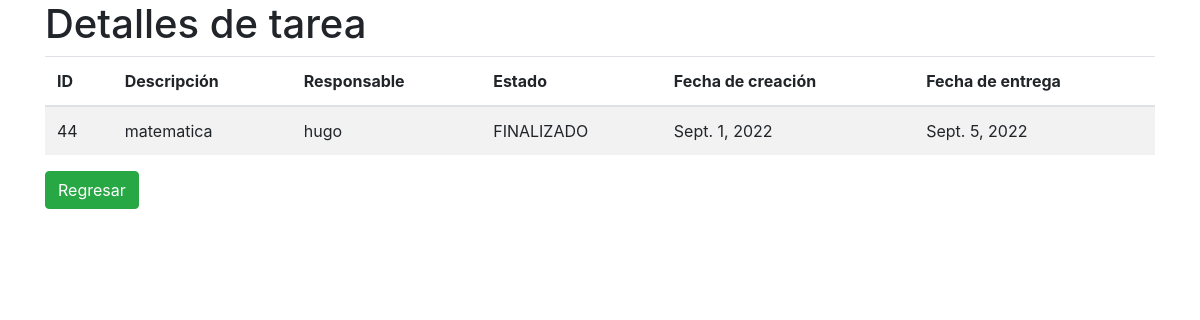
Before: /gestion_tareas/detalleTarea/44 with the older database file.
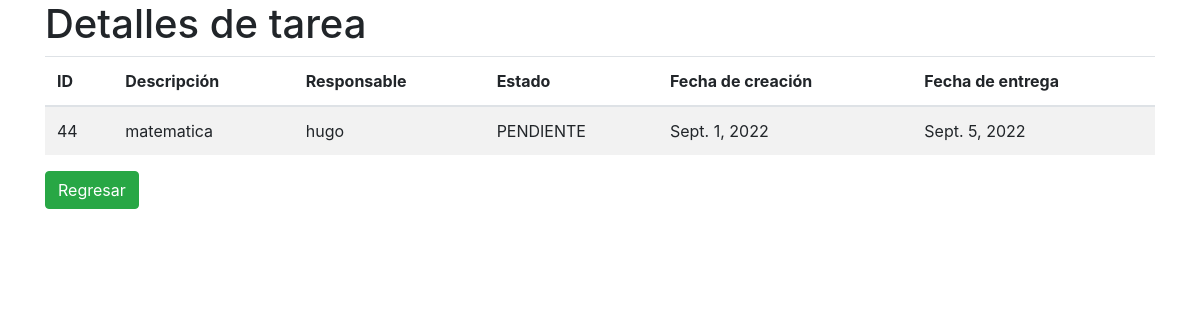
After: the same page with the newer database file.
### gestion_tareas/models.py (models this page shows)
class tarea(models.Model):
    descripcion = models.CharField(max_length=128,default='')
    fecha_creacion = models.DateField(null=True)
    fecha_entrega = models.DateField(null=True)
    responsable = models.CharField(max_length=128,default='')#nombre de usuario responsable
    estado = models.CharField(max_length=40,default='')

### gestion_tareas/views.py (the view)
# urls.py: path('detalleTarea/<str:id>',views.detalleTarea,name='detalleTarea'),
def detalleTarea(request,id):
    tarea_detalle = tarea.objects.filter(id=id)
    return render(request,'gestion_tareas/detalleTarea.html',{
        'tarea_detalle':tarea_detalle
    })

### gestion_tareas/templates/gestion_tareas/detalleTarea.html (shortened to what this page needs)
<!DOCTYPE html>
<html lang="en">
<head>
    <link href="https://maxcdn.bootstrapcdn.com/bootstrap/4.0.0/css/bootstrap.min.css" rel="stylesheet">
</head>
<body>
    <div class="container">
        <h1>Detalles de tarea</h1>
        <table class="table table-striped">
            <thead>
            <tr>
                <th scope="col">ID</th>
                <th scope="col">Descripción</th>
                <th scope="col">Responsable</th>
                <th scope="col">Estado</th>
                <th scope="col">Fecha de creación</th>
                <th scope="col">Fecha de entrega</th>
            </tr>
            </thead>
            <tbody>
                {% for tarea in tarea_detalle %}
                <tr>
                    <td>{{tarea.id}}</td>
                    <td>{{tarea.descripcion}}</td>
                    <td>{{tarea.responsable}}</td>
                    <td>{{tarea.estado}}</td>
                    <td>{{tarea.fecha_creacion}}</td>
                    <td>{{tarea.fecha_entrega}}</td>
                </tr>
                {% endfor %}
            </tbody>
        </table>
        <a class="btn btn-success" href="{% url 'gestion_tareas:dashboard' %}">Regresar</a>
    </div>
</body>
</html>

Changed rows visible on the page:
changed tarea "matematica": estado "FINALIZADO" → "PENDIENTE"
